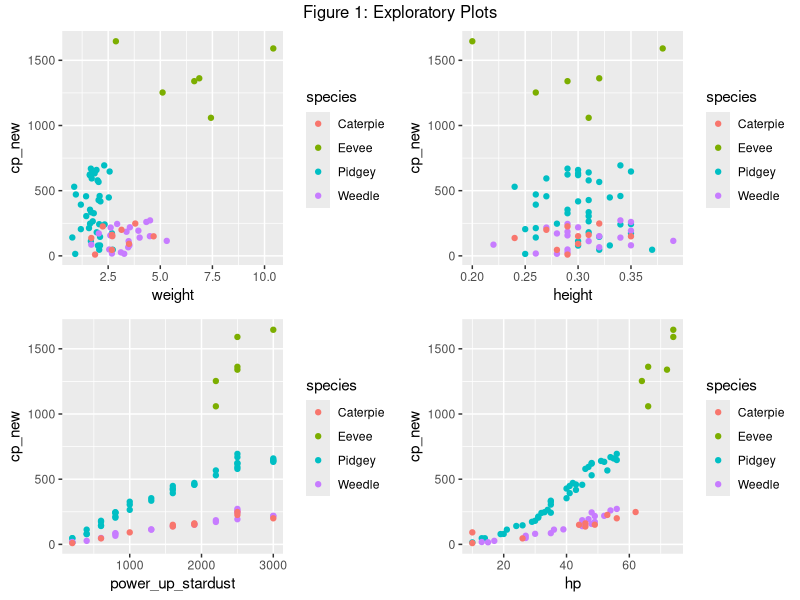

This figure's R source:
## ---- chunk 1
knitr::opts_chunk$set(echo = TRUE)
library(ggplot2)
library(dplyr)
library(skimr)
library(readr)
library(gridExtra)
pokemon <- read_csv("pokemon.csv")
## ---- chunk 2
plot1 <- ggplot(pokemon, aes(x = weight, y = cp_new)) + 
  geom_point(aes(col = species))

plot2 <- ggplot(pokemon, aes(x=height, y=cp_new)) +
  geom_point(aes(col = species)) 

plot3 <- ggplot(pokemon, aes(x=power_up_stardust, y=cp_new)) + 
  geom_point(aes(col = species))

plot4 <- ggplot(pokemon, aes(x=hp, y=cp_new)) + 
  geom_point(aes(col = species))

grid.arrange(plot1, plot2, plot3, plot4, nrow = 2, ncol = 2, top = "Figure 1: Exploratory Plots")
